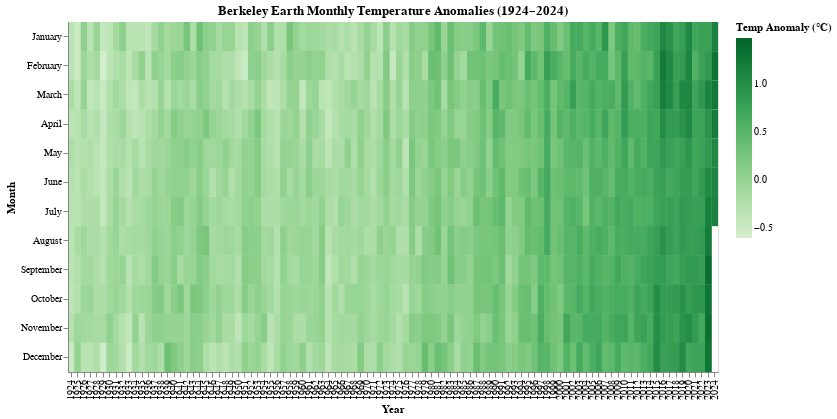

Notebook source saved alongside this figure:
### Code cell
# ======================================
#  VISUALIZATION 3 (BERKELEY SEASONAL HEATMAP)
# ======================================

vis3 = alt.Chart(berk).mark_rect().encode(
    x=alt.X("Year_num:O", title="Year"),
    y=alt.Y(
        "Month:N",
        sort=[
            "January", "February", "March", "April", "May", "June",
            "July", "August", "September", "October", "November", "December"
        ]
    ),
    color=alt.Color(
        "Mean:Q",
        title="Temp Anomaly (°C)",
        scale=alt.Scale(scheme="greens")
    )
).properties(
    title="Berkeley Earth Monthly Temperature Anomalies (1924–2024)",
    width=650,
    height=350
)

vis3_path = "../plots/heatmap.html"
vis3.save(vis3_path)

vis3.show()

### Figure 1 — Vega-Lite specification as saved in the notebook (floating-point values rounded to 4 significant figures; data arrays with more than 128 entries replaced by an {"elided": "..."} marker saying what was removed)
{"config": {"view": {"continuousWidth": 300, "continuousHeight": 300}}, "data": {"name": "data-705e01c126797acc0f88e352cc52e944"}, "mark": {"type": "rect"}, "encoding": {"color": {"field": "Mean", "scale": {"scheme": "greens"}, "title": "Temp Anomaly (°C)", "type": "quantitative"}, "x": {"field": "Year_num", "title": "Year", "type": "ordinal"}, "y": {"field": "Month", "sort": ["January", "February", "March", "April", "May", "June", "July", "August", "September", "October", "November", "December"], "type": "nominal"}}, "height": 350, "title": "Berkeley Earth Monthly Temperature Anomalies (1924–2024)", "width": 650, "$schema": "https://vega.github.io/schema/vega-lite/v5.20.1.json", "datasets": {"data-705e01c126797acc0f88e352cc52e944": {"elided": "2407 records"}}}
